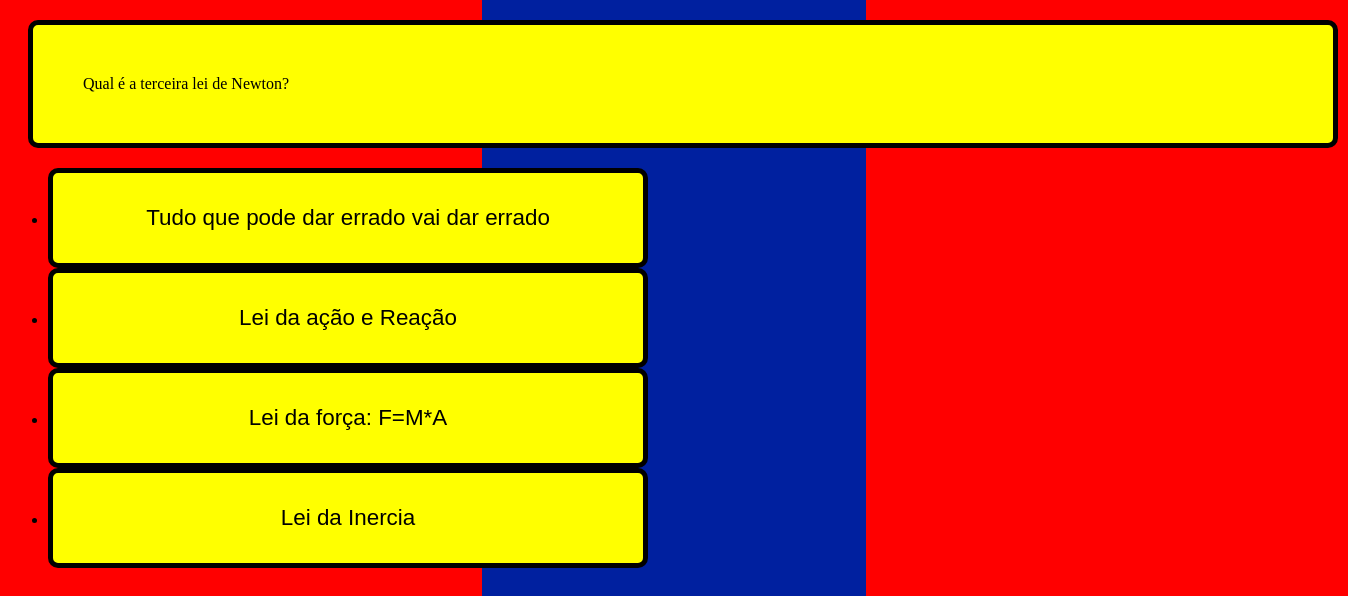
Page /polls/Fisica/1/ on the committed database.
### polls/models.py (models this page shows, shortened)
class Pergunta(models.Model):
	categoria = models.ForeignKey(Categoria, on_delete=models.CASCADE)
	texto_da_pergunta = models.CharField(max_length=200)
	dificuldade = models.IntegerField(default=1)

class Resposta(models.Model):
	pergunta = models.ForeignKey(Pergunta, on_delete=models.CASCADE)
	texto_da_resposta = models.CharField(max_length=200)
	validade = models.BooleanField(default=False)

### polls/views.py (the view)
# urls.py: path('<str:Categoria_nome>/<int:dificuldade>/', views.test, name='test'),
def test (request, Categoria_nome, dificuldade):
	template=loader.get_template('polls/perguntas.html')
	lista_de_perguntas = Pergunta.objects.order_by("dificuldade")
	perguntas = []
	lista_de_respostas = Resposta.objects.order_by("-id")
	respostas = []
	for k in lista_de_perguntas:
		if (k.dificuldade == dificuldade)and(Categoria_nome == k.categoria.nome_categoria):
			perguntas.append(k)
	num = randint(0,len(perguntas)-1)
	for k in lista_de_respostas:
		if k.pergunta == perguntas[num]:
			respostas.append(k)
	contex = {'pergunta':perguntas[num], 'lista_de_respostas':respostas}
	return HttpResponse(template.render(contex, request))

### polls/templates/polls/perguntas.html (shortened to what this page needs)
<!DOCTYPE html>
<html>
<head>
	{% load static %}
	<link rel="stylesheet" type="text/css" href="{% static 'polls/padrao.css' %}">
</head>
<body>
	{%if pergunta%}
	<div class="pergunta">
		{{pergunta.texto_da_pergunta}}
	</div>
	{%if lista_de_respostas %}
	<nav class="lista_de_respostas">
		<ul>
			{% for resposta in lista_de_respostas%}
				<li><button class="normal" onclick="clique('{{resposta.validade}}')" onmouseenter="entrada(this)" onmouseleave="saida(this)"> {{resposta.texto_da_resposta}}</button></li>
			{%endfor%}
		</ul>
	</nav>
	{%else%}
	<p> Ocorreu algum erro</p>
	{%endif%}
	{%else%}
	<p> Ocorreu algum erro</p>
	{%endif%}
<body>
</html>

### polls/static/polls/padrao.css (style rules this page uses)
body { background-color: red; background-image:url("images/linha_back.png"); background-position:center; background-repeat: repeat-y; width: 200px; align-items:center; }
.normal { background: yellow; border:5px solid black; border-radius:10px; font-size: 1.4em; color:black; width: 600px; height: 100px; display: block; }
div.pergunta { border:5px solid black; border-radius:10px; background-color: yellow; width: 1200px; height:auto; padding: 50px; margin: 20px; }

### rows in the picture
Pergunta: texto_da_pergunta "Qual é a terceira lei de Newton?"
Resposta: texto_da_resposta "Tudo que pode dar errado vai dar errado"
Resposta: texto_da_resposta "Lei da ação e Reação"
Resposta: texto_da_resposta "Lei da força: F=M*A"
Resposta: texto_da_resposta "Lei da Inercia"
